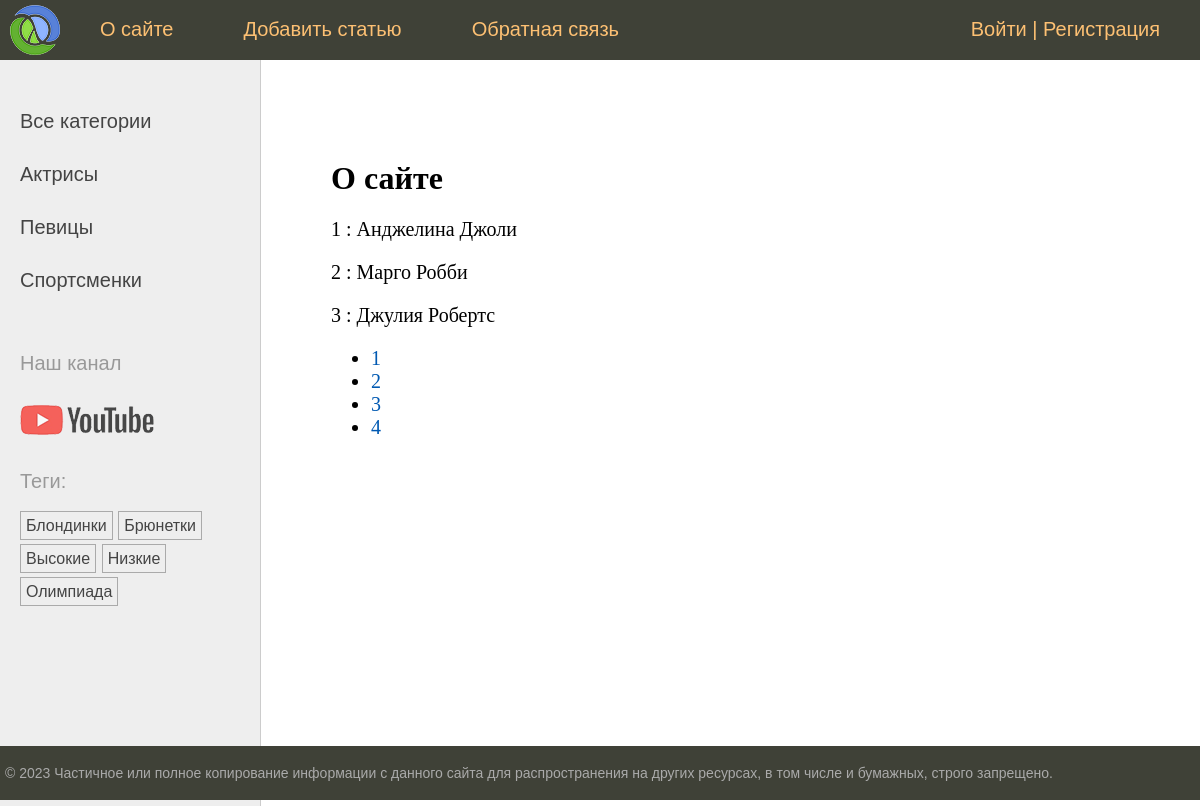
The page /about/ on the database its author committed.
### women/models.py (models this page shows, shortened)
class Category(models.Model):
    name = models.CharField(max_length=100, db_index=True, verbose_name='Категория')
    slug = models.SlugField(max_length=255, unique=True, db_index=True, verbose_name='Slug')
    class Meta:
        verbose_name = 'Категория'
        verbose_name_plural = 'Категории'
    def get_absolute_url(self):
        return reverse('category', kwargs={'cat_slug': self.slug})

class TagPost(models.Model):
    tag = models.CharField(max_length=100, db_index=True)
    slug = models.SlugField(max_length=255, unique=True, db_index=True)
    def get_absolute_url(self):
        return reverse('tag', kwargs={'tag_slug': self.slug})

class Women(models.Model):
    class Status(models.IntegerChoices):
        DRAFT = 0, 'Черновик'
        PUBLISHED = 1, 'Опубликовано'
    title = models.CharField(max_length=255, verbose_name='Заголовок')
    slug = models.SlugField(max_length=255, unique=True, db_index=True, verbose_name='Slug',
                            validators=[
                                MinLengthValidator(5, message='Минимум 5 символов'),
                                MaxLengthValidator(100, message='Максимум 100 символов'),
                            ])
    photo = models.ImageField(upload_to='photos/%Y/%m/%d/', default=None,blank=True,null=True,verbose_name='Фото')
    content = models.TextField(blank=True,
                               verbose_name='Текст статьи')  # blank = True позволяет ничего не передавать в это поле
    time_create = models.DateTimeField(auto_now_add=True,
                                       verbose_name='Время создания')  # auto_now_add будет автоматически заполнять поле, но только в момент первого добавления записи
    time_update = models.DateTimeField(auto_now=True,
                                       verbose_name='Время изменения')  # auto_now будет менять поле если меняется содержимое записи
    is_published = models.BooleanField(choices=tuple(map(lambda x: (bool(x[0]), x[1]), Status.choices)),
                                       default=Status.DRAFT, verbose_name='Статус')
    cat = models.ForeignKey('Category', on_delete=models.PROTECT, related_name='posts', verbose_name='Категории')
    tags = models.ManyToManyField('TagPost', blank=True, related_name='tags', verbose_name='Теги')
    husband = models.OneToOneField('Husband', on_delete=models.SET_NULL, null=True, blank=True, related_name='woman',
                                   verbose_name='Муж')
    objects = models.Manager()
    published = PublishedManager()
    class Meta:
        verbose_name = 'Известные женщины'
        verbose_name_plural = 'Известные женщины'
        ordering = ['time_create']
        indexes = [
            models.Index(fields=['time_create']),
        ]

### women/views.py (the view)
# urls.py: path('about/', views.about, name='about'),
def about(request):
    contact_list = Women.published.all()
    paginator = Paginator(contact_list, 3)
    page_number = request.GET.get('page')
    page_obj = paginator.get_page(page_number)
    return render(request, 'women/about.html',
                  {'title': 'О сайте', 'page_obj': page_obj})

### users/context_processors.py (called while the page is built)
def get_women_context(request):
    return {'mainmenu' : menu}

### women/models.py (called while the page is built)
    def get_queryset(self):
        return super().get_queryset().filter(is_published=Women.Status.PUBLISHED)

### women/templatetags/women_tags.py (called while the page is built)
@register.inclusion_tag('women/list_categories.html')
def show_categories(cat_selected = 0):
    cats = Category.objects.annotate(total=Count('posts')).filter(total__gt=0)
    return {'cats': cats,'cat_selected': cat_selected}

@register.inclusion_tag('women/list_tags.html')
def show_all_tags():
    return {'tags': TagPost.objects.annotate(total=Count('tags')).filter(total__gt=0)}

### women/templates/women/about.html
{% extends 'base.html' %}
{% block content %}
<h1>{{ title }}</h1>
{% for item in page_obj %}
<p>{{ item.pk }} : {{ item.title }} </p>
{% endfor %}
<nav>
    <ul>
        {% for p in page_obj.paginator.page_range %}
        <li>
            <a href="?page={{ p }}">{{ p }}</a>
        </li>
        {% endfor %}
    </ul>
</nav>
{% endblock %}

### women/templates/women/list_categories.html
{% for cat in cats %}
{% if cat.id == cat_selected %}
<li class = 'selected'>{{ cat.name }}</li>
{% else %}
<li><a href="{{ cat.get_absolute_url }}">{{ cat.name }}</a></li>
{% endif %}
{% endfor %}

### women/templates/women/list_tags.html
{% if tags %}
<p>Теги:</p>
<ul class="tags-list">
    {% for t in tags %}
    <li><a href="{{t.get_absolute_url}}">{{t.tag}}</a></li>
    {% endfor %}
</ul>
{% endif %}

### women/static/women/css/styles.css (style rules this page uses)
html, body { font-family: 'Arial'; margin: 0; padding: 0; height: 100%; width: 100%; color: #444; }
a { color: #0059b2; text-decoration: none; }
.left-chapters ul { width: 230px; margin: 0; padding: 20px 10px 10px 20px; list-style: none; font-size: 20px; }
.left-chapters ul li { margin: 30px 0 0 0; color: #999; }
.left-chapters ul li a { color: #444; text-decoration: none; }
ul.tags-list { width: 100%; margin: 0; padding: 0; list-style: none; }
ul.tags-list li { margin: 0; padding: 0 0 10px; display: inline-block; }
ul.tags-list li a { padding: 5px; font-size: 16px; border: 1px solid #aaa; }
.content-text h1 { font-size: 32px; }

### rows shown on the page
Category: name "Актрисы"
Category: name "Певицы"
Category: name "Спортсменки"
TagPost: tag "Блондинки"
TagPost: tag "Брюнетки"
TagPost: tag "Высокие"
TagPost: tag "Низкие"
TagPost: tag "Олимпиада"
Women: pk "1", title "Анджелина Джоли"
Women: pk "2", title "Марго Робби"
Women: pk "3", title "Джулия Робертс"

### other values the page prints
{{ m.title }} "О сайте" "Добавить статью" "Обратная связь"
{{ title }} "О сайте"
{{ p }} "1" "2" "3" "4"
